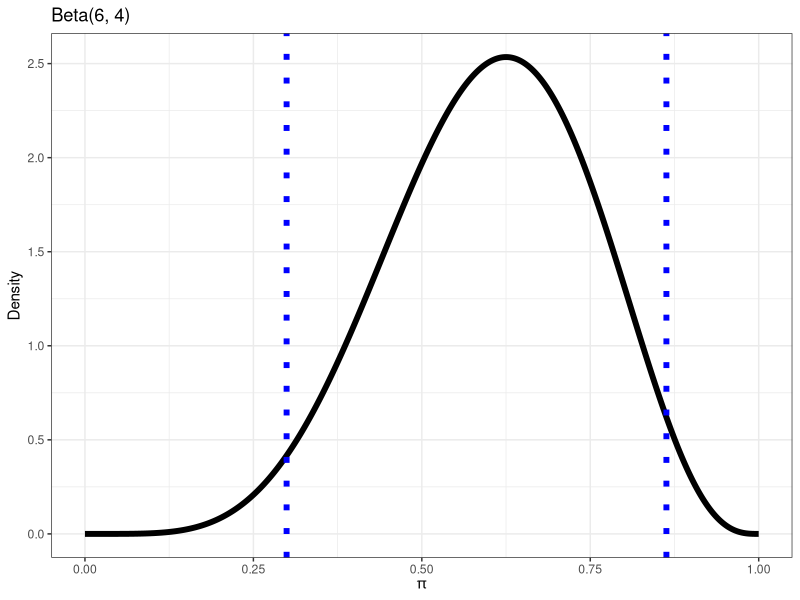
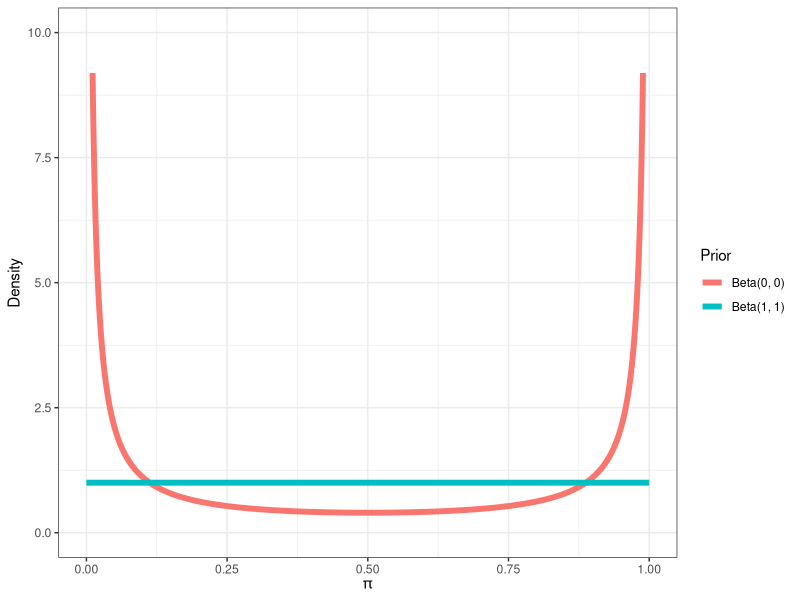

R code for these plots, in order:
## ---- chunk 1
library(ggplot2)
## ---- chunk 2
#| echo: false
#| fig-width: 3
#| fig.asp: 1
x <- seq(0,1,0.001)
density <- dbeta(x, 6, 4)
dat.fig <- data.frame(x = x, density = density)
ggplot(dat.fig, aes(x = x, y = density)) + 
  geom_line(size = 2) + 
  theme_bw() + 
  xlab(expression(pi)) +
  ylab("Density") + 
  geom_vline(xintercept = qbeta(0.025,6,4), linetype = "dotted", color = "blue", size=2) + 
  geom_vline(xintercept = qbeta(0.975,6,4), linetype = "dotted", color = "blue", size=2) +
  labs(title = "Beta(6, 4)")
## ---- chunk 3
#| echo: false
#| fig-height: 2.5
x <- seq(0, 1, 0.001)
density1 <- dbeta(x, 1, 1)
density0 <- x^(-1) * (1 - x)^(-1)
dat.fig <- data.frame(x = rep(x, 2), density = c(density1, density0 / 10), prior = rep(c("Beta(1, 1)", "Beta(0, 0)"), each = length(x)))
ggplot(dat.fig, aes(x = x, y = density, color = prior)) + 
  geom_line(size = 2) + 
  theme_bw() + 
  xlab(expression(pi)) +
  ylab("Density") + 
  ylim(0, 10) + 
  labs(color = "Prior")
